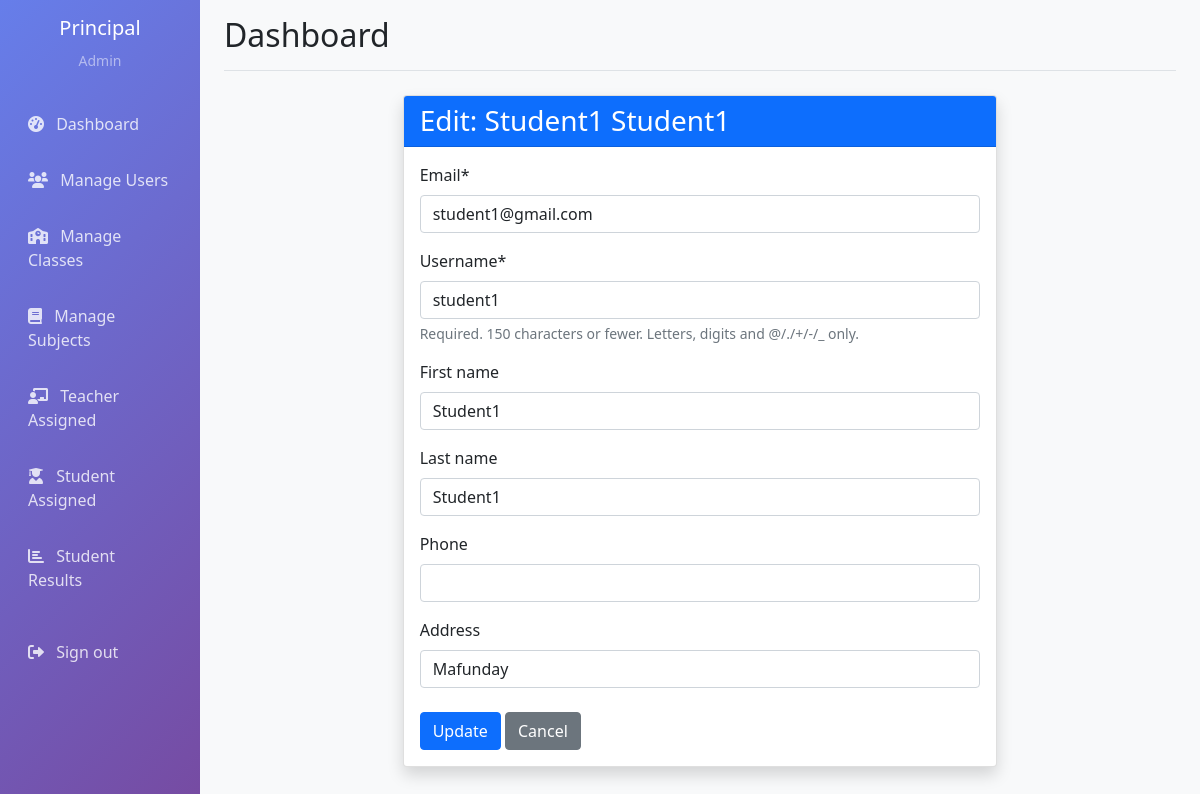
/accounts/CustomUser/edit/3/ (signed in), run on the app's committed database.
### accounts/models.py (models this page shows, shortened)
class CustomUser(AbstractUser):
    USER_TYPE_CHOICES = (
        ('admin', 'Admin'),
        ('teacher', 'Teacher'),
        ('student', 'Student'),
    )
    email = models.EmailField(unique=True)
    user_type = models.CharField(max_length=10, choices=USER_TYPE_CHOICES)
    phone = models.PositiveIntegerField(max_length=15, blank=True)
    address = models.CharField(blank=True)
    USERNAME_FIELD = 'email'
    REQUIRED_FIELDS = ['username', 'user_type']

### accounts/views.py (the view)
# urls.py: path('accounts/CustomUser/edit/<int:user_id>/', views.edit_user, name='edit_user'),
@login_required
def edit_user(request, user_id):
    if request.user.user_type != 'admin':
        messages.error(request, 'Access denied')
        return redirect('dashboard')
    user = get_object_or_404(CustomUser, id=user_id)
    if request.method == 'POST':
        form = UserUpdateForm(request.POST, instance=user)
        if form.is_valid():
            form.save()
            messages.success(request, 'User updated successfully')
            return redirect('manage_users')
    else:
        form = UserUpdateForm(instance=user)
    return render(request, 'admin/edit_user.html', {'form': form, 'user': user})

### accounts/forms.py
class UserUpdateForm(forms.ModelForm):
    class Meta:
        model = CustomUser
        fields = ('email', 'username', 'first_name', 'last_name', 'phone', 'address')

### templates/admin/edit_user.html (shortened to what this page needs)
{% extends 'base.html' %}
{% load crispy_forms_tags %}
{% block content %}
<div class="container mt-4">
    <div class="row">
        <div class="col-md-8 offset-md-2">
            <div class="card shadow">
                <div class="card-header bg-primary text-white">
                    <h3 class="mb-0">Edit: {{ user.get_full_name }}</h3>
                </div>
                <div class="card-body">
                    <form method="post">
                        {{ form|crispy }}
                        <div class="form-group mt-4">
                            <button type="submit" class="btn btn-primary">
                                 Update
                            </button>
                            <a href="{% url 'manage_users' %}" class="btn btn-secondary">
                                 Cancel
                            </a>
                        </div>
                    </form>
                </div>
            </div>
        </div>
    </div>
</div>
{% endblock %}

### templates/base.html (shortened to what this page needs)
<!DOCTYPE html>
<html lang="en">
<head>
    <link href="https://cdn.jsdelivr.net/npm/select2@4.1.0-rc.0/dist/css/select2.min.css" rel="stylesheet" />
    <link href="https://cdn.jsdelivr.net/npm/bootstrap@5.1.3/dist/css/bootstrap.min.css" rel="stylesheet">
    <link href="https://cdnjs.cloudflare.com/ajax/libs/font-awesome/6.0.0/css/all.min.css" rel="stylesheet">
</head>
<body>
    <div class="container-fluid">
        <div class="row">
            {% if request.user.is_authenticated %}
            <nav class="col-md-3 col-lg-2 d-md-block sidebar collapse">
                <div class="position-sticky pt-3">
                    <div class="text-center mb-4">
                        <h5 class="text-white">{{ request.user.get_full_name }}</h5>
                        <small class="text-white-50">{{ request.user.user_type|title }}</small>
                    </div>
                    <ul class="nav flex-column">
                        <li class="nav-item">
                            <a class="nav-link" href="{% url 'dashboard' %}">
                                <i class="fas fa-tachometer-alt me-2"></i>
                                Dashboard
                            </a>
                        </li>
                        {% if request.user.user_type == 'admin' %}
                        <li class="nav-item">
                            <a class="nav-link" href="{% url 'manage_users' %}">
                                <i class="fas fa-users me-2"></i>
                                Manage Users
                            </a>
                        </li>
                        <li class="nav-item">
                            <a class="nav-link" href="{% url 'manage_classes' %}">
                                <i class="fas fa-school me-2"></i>
                                Manage Classes
                            </a>
                        </li>
                        <li class="nav-item">
                            <a class="nav-link" href="{% url 'manage_subjects' %}">
                                <i class="fas fa-book me-2"></i>
                                Manage Subjects
                            </a>
                        </li>
                        <li class="nav-item">
                            <a class="nav-link" href="{% url 'manage_teacher_assignments' %}">
                                <i class="fas fa-chalkboard-teacher me-2"></i>
                                Teacher Assigned
                            </a>
                        </li>
                        <li class="nav-item">
                            <a class="nav-link" href="{% url 'manage_student_assignments' %}">
                                <i class="fas fa-user-graduate me-2"></i>
                                Student Assigned
                            </a>
                        </li>
                        <li class="nav-item">
                            <a class="nav-link" href="{% url 'admin_student_results' %}">
                                <i class="fas fa-chart-bar me-2"></i>
                                Student Results
                            </a>
                        </li>
                        {% endif %}
                        <li class="nav-item mt-3">
                            <a class="nav-link" href="{% url 'logout' %}">
                                <i class="fas fa-sign-out-alt me-2"></i>
                                Sign out
                            </a>
                        </li>
                    </ul>
                </div>
            </nav>
            {% endif %}
            <main class="col-md-9 ms-sm-auto col-lg-10 px-md-4 main-content">
                {% if request.user.is_authenticated %}
                <div class="d-flex justify-content-between flex-wrap flex-md-nowrap align-items-center pt-3 pb-2 mb-3 border-bottom">
                    <h1 class="h2">{% block page_title %}Dashboard{% endblock %}</h1>
                </div>
                {% endif %}
                {% block content %}
                {% endblock %}
            </main>
        </div>
    </div>
</body>
</html>

### templates/base.html (style rules this page uses)
.sidebar { min-height: 100vh; background: linear-gradient(135deg, #667eea 0%, #764ba2 100%); }
.sidebar .nav-link { color: rgba(255, 255, 255, 0.8); padding: 0.75rem 1rem; margin: 0.25rem 0; border-radius: 0.5rem; transition: all 0.3s; }
.main-content { background-color: #f8f9fa; min-height: 100vh; }

### data on the page
CustomUser: user.get_full_name "Principal", user.user_type "Admin"
CustomUser: get_full_name "Student1 Student1", email "student1@gmail.com", username "student1", first_name "Student1", last_name "Student1", address "Mafunday"
